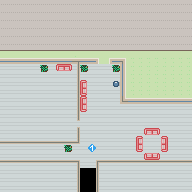

Tiled map render using the project's own tile images. Description and the map definition, with tile-layer contents summarised, below:
An orthogonal 24x24 tile map with 8x8 px tiles, 3 tile layers (Tiles, Props, Sprites), 3 tilesets and 9 objects (StairsToL1, StairsToBasement, Religious1, Religious2, Religious3, ...).

<map version="1.0" orientation="orthogonal" width="24" height="24" tilewidth="8" tileheight="8">
 <tileset firstgid="1" source="sprites.tsx" />
 <tileset firstgid="49" source="tiles_act2p2.tsx" />
 <tileset firstgid="113" source="props.tsx" />
 <layer name="Tiles" width="24" height="24">
  <properties>
   <property name="sprite" value="1" />
  </properties>
  <data>[576 cells, 570 non-empty, 20 distinct tile ids]</data>
 </layer>
 <layer name="Props" width="24" height="24">
  <data>[576 cells, 19 non-empty, 10 distinct tile ids]</data>
 </layer>
 <layer name="Sprites" width="24" height="24">
  <data>[576 cells, 1 non-empty, 1 distinct tile ids]</data>
 </layer>
 <objectgroup name="NPCs" width="24" height="24">
  <object name="StairsToL1" gid="27" x="80" y="168" />
  <object name="StairsToBasement" gid="29" x="88" y="168" />
  <object name="Religious1" gid="5" x="112" y="112" />
  <object name="Religious2" gid="5" x="96" y="128" />
  <object name="Religious3" gid="5" x="128" y="128" />
  <object name="Religious4" gid="5" x="112" y="152" />
  <object name="TVPersonality" gid="14" x="56" y="104" />
  <object name="TVDebate" gid="7" x="120" y="48" />
 </objectgroup>
 <objectgroup name="Rooms" width="24" height="24">
  <object name="Ground Floor" x="0" y="0" width="192" height="192" />
 </objectgroup>
</map>
